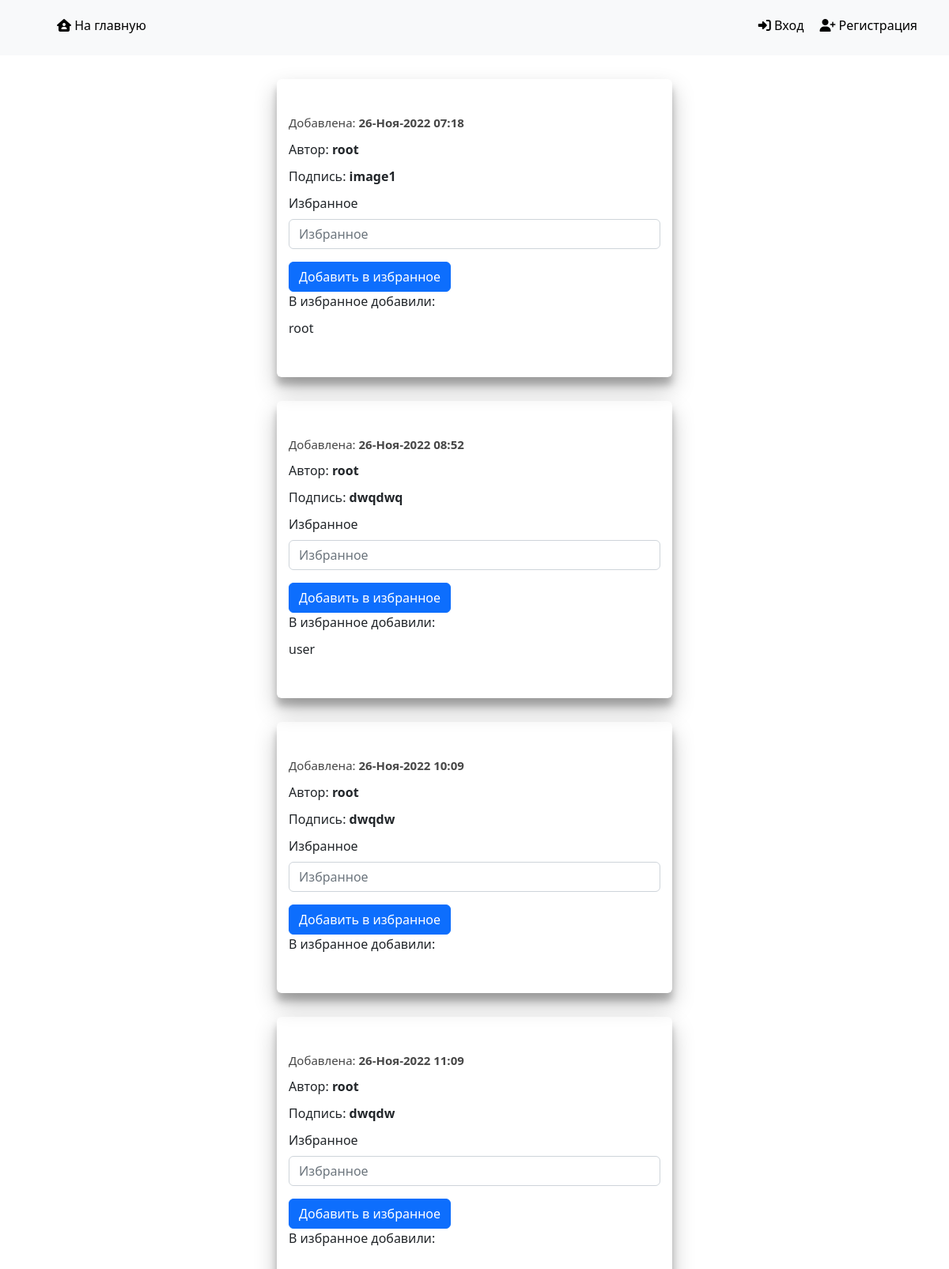
The page / on the database its author committed.
### webapp/models.py (models this page shows, shortened)
class Photo(models.Model):
    image = models.ImageField(verbose_name='Фото', upload_to='img', blank=False, null=False)
    signature = models.CharField(verbose_name='Подпись', max_length=1000, blank=False, null=False)
    created_at = models.DateTimeField(verbose_name="Время создания", auto_now_add=True)
    author = models.ForeignKey(
        get_user_model(), verbose_name='Автор', related_name='photos', on_delete=models.CASCADE, blank=False, null=False
    )
    users = models.ManyToManyField(through='webapp.Favourite', to=User, related_name='us_photos')

class Favourite(models.Model):
    user = models.ForeignKey(to=User, related_name='favorite', verbose_name='Пользователь', null=False,
                             on_delete=models.CASCADE)
    photo = models.ForeignKey(to=Photo, related_name='favourite_users', verbose_name='Избранное', null=False,
                              on_delete=models.CASCADE)
    note = models.CharField(max_length=50, verbose_name='Текстовая заметка', null=False, blank=True)
    class Meta:
        verbose_name = 'Избранное'
        verbose_name_plural = 'Избранные'

### webapp/views/base.py (the view)
# urls.py: path('', IndexView.as_view(), name='index'),
class IndexView(ListView):
    template_name = 'index.html'
    model = Photo
    def get_context_data(self, *, object_list=None, **kwargs):
        context = super().get_context_data(object_list=object_list, **kwargs)
        context['favourite_form'] = FavouriteForm()
        context['photos'] = Photo.objects.order_by('created_at')
        return context

### webapp/forms.py
class FavouriteForm(forms.Form):
    note = forms.CharField(max_length=50, required=True, label='Избранное')

### webapp/templates/index.html (shortened to what this page needs)
{% extends "base.html" %}
{% load bootstrap5 %}
{% load static %}
{% block photo_block %}
<div class="container">
    <div class="imgs_block">
        {% for p in photos %}
        <div class="img_item">
            <div class="content">
                <p class="created_date">Добавлена: <b>{{ p.created_at|date:"d-M-Y H:i" }}</b></p>
                <p>Автор: <b>{{ p.author }}</b></p>
                <p>Подпись: <b>{{ p.signature }}</b></p>
                <form action="{% url 'favourite' p.pk %}">
                    {% bootstrap_form favourite_form %}
                    {% bootstrap_button button_type='submit' content='Добавить в избранное' %}
                </form>
                <p>В избранное добавили:</p>
                {% for favourite in p.favourite_users.all %}
                <p>{{ favourite.user.username }}</p>
                {% endfor %}
            </div>
        </div>
        {% endfor %}
    </div>
</div>
{% endblock %}

### webapp/static/css/style.css (style rules this page uses)
p { margin: 0; }
.img_item { margin-bottom: 30px; }
.created_date { font-size: 15px; margin-bottom: 7px; color: #474747; }
.img_item { box-shadow: 0 14px 28px rgba(0,0,0,0.25), 0 10px 10px rgba(0,0,0,0.22); border-radius: 6px; padding-bottom: 20px; width: 500px; }
.img_item .content { padding: 20px 15px; }
.img_item .content p { margin-bottom: 10px; }

### rows shown on the page
Photo: created_at "26-Ноя-2022 07:18", author "root", signature "image1", bootstrap_button "Добавить в избранное"
Favourite: user.username "root"
Photo: created_at "26-Ноя-2022 08:52", author "root", signature "dwqdwq", bootstrap_button "Добавить в избранное"
Favourite: user.username "user"
Photo: created_at "26-Ноя-2022 10:09", author "root", signature "dwqdw", bootstrap_button "Добавить в избранное"
Photo: created_at "26-Ноя-2022 11:09", author "root", signature "dwqdw", bootstrap_button "Добавить в избранное"
